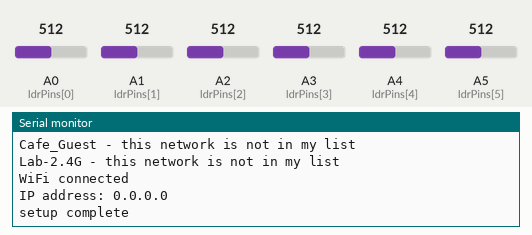
This sketch was run on a simulated Arduino MKR. On the bench: the last lines printed to the serial monitor. Inputs (shaded band) come from the test bench; at power-on: A0 (ldrPins[0]) = 512, A1 (ldrPins[1]) = 512, A2 (ldrPins[2]) = 512, A3 (ldrPins[3]) = 512, A4 (ldrPins[4]) = 512, A5 (ldrPins[5]) = 512. A WiFi scan finds three made-up networks; random numbers use the default seed unless the sketch sets one; no MQTT or app messages arrive unless stated; not simulated (calls return 0 or success): arduino_secrets.h.

Above: at 4.2 s.
4.3 s: A0 (ldrPins[0]) set to 716
At 6.0 s:
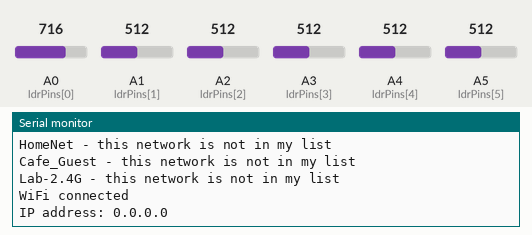
16.5 s: A1 (ldrPins[1]) set to 716
At 20.4 s:
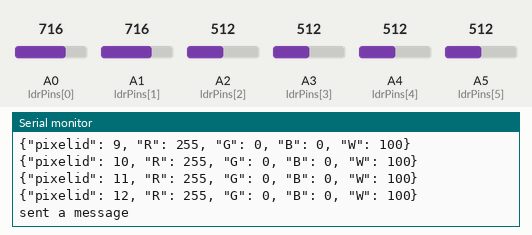
28.7 s: A2 (ldrPins[2]) set to 716
40.9 s: A3 (ldrPins[3]) set to 716
53.1 s: A4 (ldrPins[4]) set to 716
65.3 s: A5 (ldrPins[5]) set to 716
Timing chart, 0 to 68.3 s (numbered marks = the images above; inputs shaded):
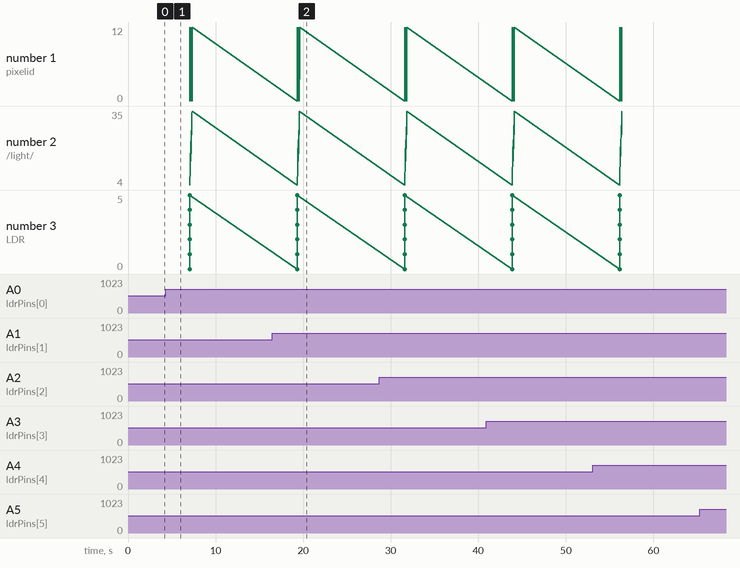

Measured:
- after the input at 16.5 s, the serial monitor: prints a new line after 2.8 s (image 2)

The sketch:

Version04_sun_11pm.ino
```cpp
#include <WiFiNINA.h>
#include <PubSubClient.h>
#include "arduino_secrets.h"

const char* ssid          = SECRET_SSID;
const char* password      = SECRET_PASS;
const char* mqtt_username = SECRET_MQTTUSER;
const char* mqtt_password = SECRET_MQTTPASS;
const char* mqtt_server = "mqtt.cetools.org";
const int mqtt_port = 1884;
int status = WL_IDLE_STATUS;     // the Wifi radio's status

WiFiServer server(80);
WiFiClient wificlient;

WiFiClient mkrClient;
PubSubClient client(mkrClient);

const int numLDRs = 6;
const int threshold = 40; // Adjusted threshold value
int ldrPins[numLDRs] = {A0, A1, A2, A3, A4, A5};
int ldrValues[numLDRs];
int ldrArrays[numLDRs][6] = {
    {4, 5, 7, 8, 11, 12},
    {11, 12, 15, 16, 19, 20},
    {14, 15, 18, 19, 22, 23},
    {17, 18, 21, 22, 26, 27},
    {19, 20, 23, 24, 28, 29},
    {24, 25, 29, 30, 34, 35}
};

void setup() {
  // Start the serial monitor to show output
  Serial.begin(115200);
  delay(1000);

  WiFi.setHostname("Lumina ucbqmie");
  startWifi();
  client.setServer(mqtt_server, mqtt_port);
  Serial.println("setup complete");
}

void loop() {
  // Ensure we are connected to the WiFi
  if (WiFi.status() != WL_CONNECTED) {
    startWifi();
  }

  // Ensure the Arduino is still connected to the MQTT broker
  if (!client.connected()) {
    reconnectMQTT();
  }

  // Check for messages from the broker and ensure outgoing messages are sent
  client.loop();

  readLDRValues();
  sendmqtt();

  Serial.println("sent a message");
  delay(10000);
}

void readLDRValues() {
  for (int i = 0; i < numLDRs; i++) {
    ldrValues[i] = analogRead(ldrPins[i]);
    Serial.print("LDR ");
    Serial.print(i);
    Serial.print(": ");
    Serial.println(ldrValues[i]);
  }
}

void sendmqtt() {
  char topic[50];
  char payload[100];

  // Find the highest LDR value for each ledValue
  int maxLDRValues[36] = {0}; // Assuming ledValues range from 0 to 35
  int maxLDRIndices[36] = {-1}; // To store the index of the LDR with the highest value for each ledValue

  for (int i = 0; i < numLDRs; i++) {
    for (int j = 0; j < 6; j++) {
      int ledValue = ldrArrays[i][j];
      if (ldrValues[i] > maxLDRValues[ledValue]) {
        maxLDRValues[ledValue] = ldrValues[i];
        maxLDRIndices[ledValue] = i;
      }
    }
  }

  // Send messages only for the highest LDR values
  for (int i = 0; i < numLDRs; i++) {
    if (ldrValues[i] > threshold) {
      for (int j = 0; j < 6; j++) {
        int ledValue = ldrArrays[i][j];
        if (maxLDRIndices[ledValue] == i) {
          int cappedValue = constrain(ldrValues[i], 40, 400);
          int R = map(cappedValue, 40, 400, 0, 255);
          int G = map(cappedValue, 40, 400, 255, 0);
          int B = map(cappedValue, 40, 400, 255, 0);
          int W = 100; // Set white value to 100
          sprintf(topic, "student/CASA0014/light/%d/pixel/", ledValue);
          Serial.println(topic);
          for (int k = 0; k <= 12; k++) {
            if (ledValue == 4 || ledValue == 14 || ledValue == 16 || ledValue == 17 || ledValue == 25 || ledValue == 28) {
              sprintf(payload, "{\"pixelid\": %d, \"R\": 0, \"G\": 0, \"B\": 0, \"W\": 60}", k);
            } else {
              sprintf(payload, "{\"pixelid\": %d, \"R\": %d, \"G\": %d, \"B\": %d, \"W\": %d}", k, R, G, B, W);
            }
            Serial.println(payload);
            client.publish(topic, payload);
          }
        }
      }
    } else {
      for (int j = 0; j < 6; j++) {
        int ledValue = ldrArrays[i][j];
        if (maxLDRIndices[ledValue] == i) {
          sprintf(topic, "student/CASA0014/light/%d/pixel/", ledValue);
          Serial.println(topic);
          for (int k = 0; k <= 12; k++) {
            sprintf(payload, "{\"pixelid\": %d, \"R\": 0, \"G\": 0, \"B\": 0, \"W\": 0}", k);
            Serial.println(payload);
            client.publish(topic, payload);
          }
        }
      }
    }
  }
}

void startWifi() {
  // Check for the WiFi module
  if (WiFi.status() == WL_NO_MODULE) {
    Serial.println("Communication with WiFi module failed!");
    while (true); // Don't continue
  }
  String fv = WiFi.firmwareVersion();
  if (fv < WIFI_FIRMWARE_LATEST_VERSION) {
    Serial.println("Please upgrade the firmware");
  }

  // Function for connecting to a WiFi network
  int n = WiFi.scanNetworks();
  Serial.println("Scan done");
  if (n == 0) {
    Serial.println("no networks found");
  } else {
    Serial.print(n);
    Serial.println(" networks found");
    Serial.print("Trying to connect to: ");
    Serial.println(ssid);
    for (int i = 0; n > 0 && i < n; ++i) {
      String availablessid = WiFi.SSID(i);
      if (availablessid.equals(ssid)) {
        Serial.print("Connecting to ");
        Serial.println(ssid);
        WiFi.begin(ssid, password);
        while (WiFi.status() != WL_CONNECTED) {
          delay(600);
          Serial.print(".");
        }
        if (WiFi.status() == WL_CONNECTED) {
          Serial.println("Connected to " + String(ssid));
          break; // Exit the loop if connected
        } else {
          Serial.println("Failed to connect to " + String(ssid));
        }
      } else {
        Serial.print(availablessid);
        Serial.println(" - this network is not in my list");
      }
    }
  }

  Serial.println("");
  Serial.println("WiFi connected");
  Serial.print("IP address: ");
  Serial.println(WiFi.localIP());
}

void reconnectMQTT() {
  if (WiFi.status() != WL_CONNECTED) {
    startWifi();
  }

  // Loop until we're reconnected
  while (!client.connected()) {
    Serial.print("Attempting MQTT connection...");
    String clientId = "LuminaSelector";
    clientId += String(random(0xffff), HEX);

    // Attempt to connect
    if (client.connect(clientId.c_str(), mqtt_username, mqtt_password)) {
      Serial.println("connected");
    } else {
      Serial.print("failed, rc=");
      Serial.print(client.state());
      Serial.println(" try again in 5 seconds");
      delay(5000);
    }
  }
}

void callback(char* topic, byte* payload, int length) {
  // Handle incoming messages
  Serial.print("Message arrived [");
  Serial.print(topic);
  Serial.print("]: ");
  for (int i = 0; i < length; i++) {
    Serial.print((char)payload[i]);
  }
  Serial.println();
}
```
